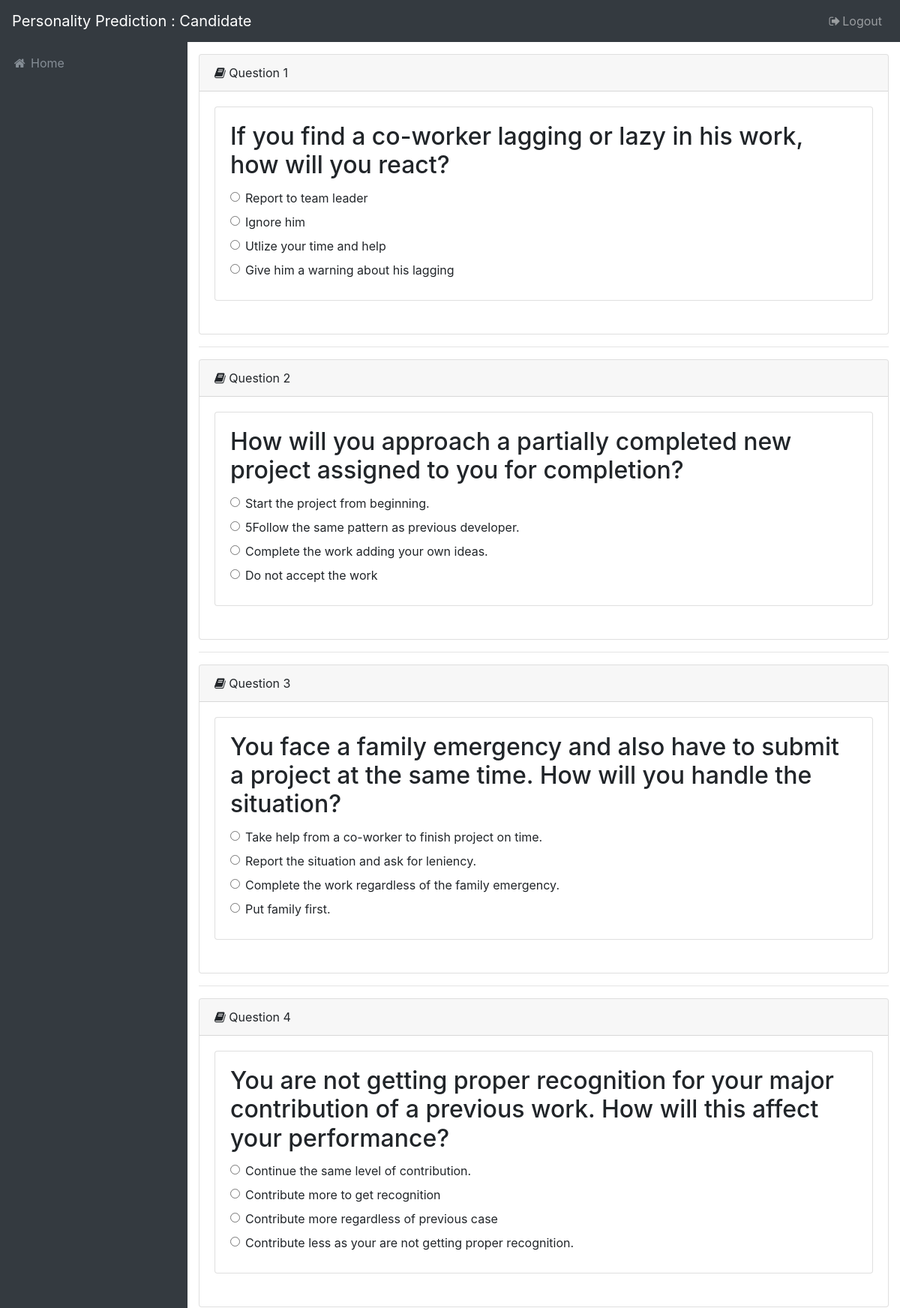
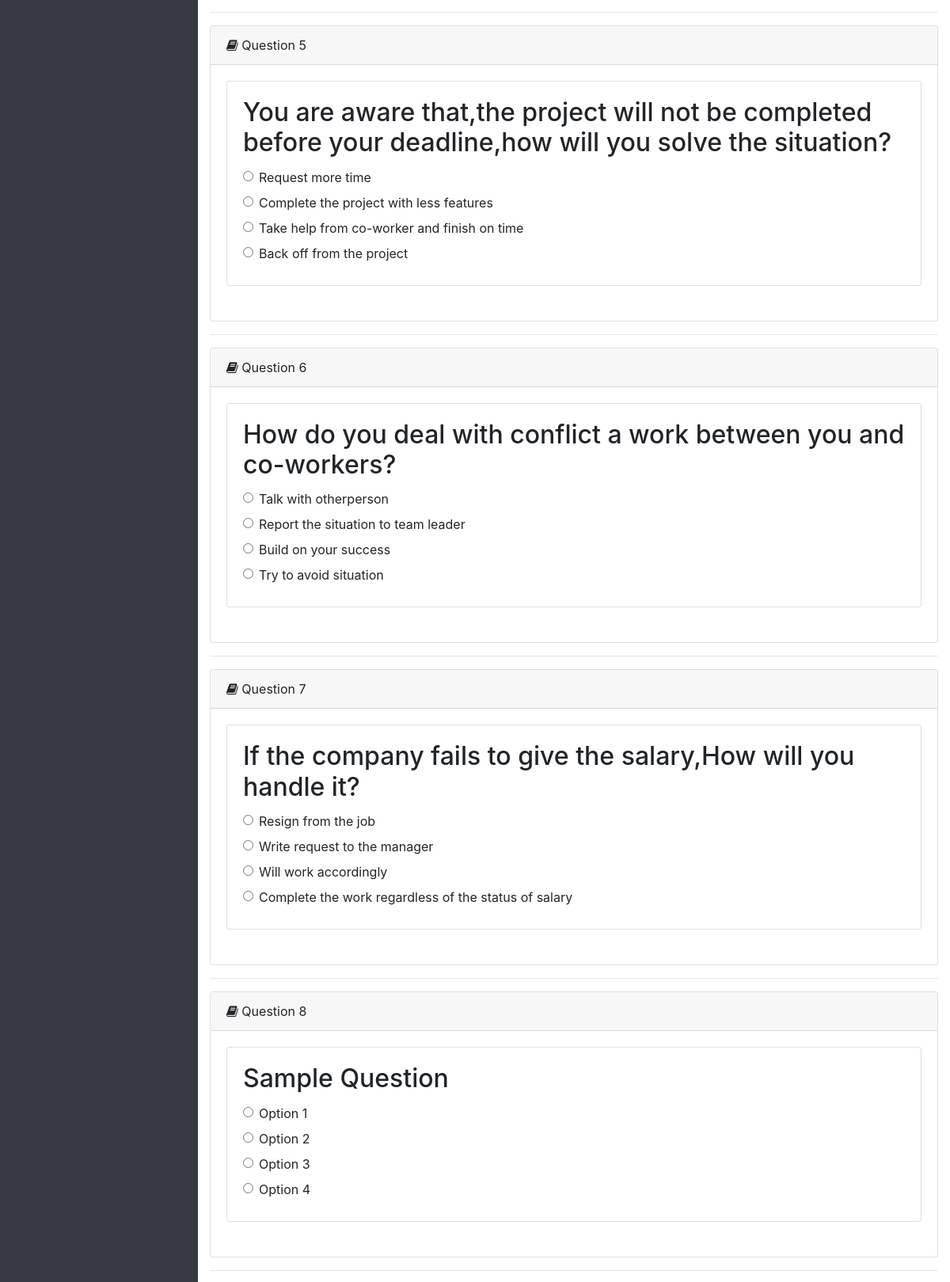
The page /attend_test.php (signed in, upper part) on the database its author committed (2 pictures, top to bottom).
### tables this page shows
CREATE TABLE `questions` (
  `question_number` int(11) NOT NULL,
  `question_id` varchar(30) NOT NULL,
  `question` text NOT NULL,
  `option_1` text NOT NULL,
  `personality_marker_1` text NOT NULL,
  `option_2` text NOT NULL,
  `personality_marker_2` text NOT NULL,
  `option_3` text NOT NULL,
  `personality_marker_3` text NOT NULL,
  `option_4` text NOT NULL,
  `personality_marker_4` text NOT NULL,
  `mark1` int(10) DEFAULT NULL,
  `mark2` int(10) DEFAULT NULL,
  `mark3` int(10) DEFAULT NULL,
  `mark4` int(10) DEFAULT NULL
);

### attend_test.php (the view, shortened to what this page needs)
<!DOCTYPE html>
<html lang="en">
<head>
  <link href="vendor/bootstrap/css/bootstrap.min.css" rel="stylesheet">
  <link href="vendor/font-awesome/css/font-awesome.min.css" rel="stylesheet" type="text/css">
  <link href="vendor/datatables/dataTables.bootstrap4.css" rel="stylesheet">
  <link href="css/sb-admin.css" rel="stylesheet">
</head>
<body class="fixed-nav sticky-footer bg-dark" id="page-top">
  <nav class="navbar navbar-expand-lg navbar-dark bg-dark fixed-top" id="mainNav">
    <a class="navbar-brand" href="candidate_home.php">Personality Prediction : Candidate</a>
    <div class="collapse navbar-collapse" id="navbarResponsive">
      <ul class="navbar-nav navbar-sidenav" id="exampleAccordion">
        <li class="nav-item" data-toggle="tooltip" data-placement="right" title="Home">
          <a class="nav-link" href="candidate_home.php">
            <i class="fa fa-fw fa-home"></i>
            <span class="nav-link-text">Home</span>
          </a>
        </li>
      </ul>
      <ul class="navbar-nav ml-auto">
        <li class="nav-item">
          <a class="nav-link" data-toggle="modal" data-target="#exampleModal">
            <i class="fa fa-fw fa-sign-out"></i>Logout</a>
        </li>
      </ul>
    </div>
  </nav>
      <div class="content-wrapper">
        <div class="container-fluid">
         <?php
			$query_count="SELECT * FROM questions";
			$query_count_run=mysql_query($query_count);
			$rowcount=mysql_num_rows($query_count_run);
			if($rowcount!=10){
				echo "Test is unavailable now, try again later.<br>Note to admin, 10 questions required to attend test.";
			}else{
            $query_get_questions="SELECT * FROM `questions` ORDER BY `question_number` ASC";
            $query_get_questions_run=mysql_query($query_get_questions);
			$i=1;
            while($result=mysql_fetch_assoc($query_get_questions_run)){
            ?>
            <form action="test_action.php" method="post">
              <div class="card mb-3">
                <div class="card-header">
                  <i class="fa fa-book"></i> Question <?php echo $result['question_number'];?>
                </div>
                <div class="card-body">
                    <div class="card mb-4">
                        <div class="card-body">
                          <h2 class="card-title"><?php echo $result['question']; ?></h2>
                          <div class="form-check">
                             <label class="form-check-label">
                               <input class="form-check-input" type="radio" name="user_answer_<?php echo $i;?>" id="exampleRadios1" value="<?php echo $result['personality_marker_1'].'@'.$result['mark1']; ?>" required>
                               <?php echo $result['option_1']; ?>
                             </label>
                          </div>
                          <div class="form-check">
                             <label class="form-check-label">
                               <input class="form-check-input" type="radio" name="user_answer_<?php echo $i;?>" id="exampleRadios1" value="<?php echo $result['personality_marker_2'].'@'.$result['mark2']; ?>" required>
                               <?php echo $result['option_2']; ?>
                             </label>
                          </div>
                          <div class="form-check">
                             <label class="form-check-label">
                               <input class="form-check-input" type="radio" name="user_answer_<?php echo $i;?>" id="exampleRadios1" value="<?php echo $result['personality_marker_3'].'@'.$result['mark3']; ?>" required>
                               <?php echo $result['option_3']; ?>
                             </label>
                          </div>
                          <div class="form-check">
                             <label class="form-check-label">
                               <input class="form-check-input" type="radio" name="user_answer_<?php echo $i;?>" id="exampleRadios1" value="<?php echo $result['personality_marker_4'].'@'.$result['mark4']; ?>" required>
                               <?php echo $result['option_4']; ?>
                             </label>
                          </div>
                          <?php $i=$i+1;?>
                        </div>
                    </div>
                </div>
              </div>
              <hr>
          <?php
            }
           ?>
         </form>
          <?php
		}
		?>
    </div>
  </div>
</body>
</html>

### css/sb-admin.css (style rules this page uses)
html { position: relative; min-height: 100%; }
body { overflow-x: hidden; }
body.sticky-footer { margin-bottom: 56px; }
body.sticky-footer .content-wrapper { min-height: calc(100vh - 56px - 56px); }
body.fixed-nav { padding-top: 56px; }
.content-wrapper { min-height: calc(100vh - 56px); padding-top: 1rem; }
#mainNav .navbar-collapse { overflow: auto; max-height: 75vh; }
#mainNav .navbar-collapse .navbar-nav .nav-item .nav-link { cursor: pointer; }
@media (min-width: 992px) { #mainNav .navbar-brand { width: 250px; } }
@media (min-width: 992px) { #mainNav .navbar-collapse { overflow: visible; max-height: none; } }
@media (min-width: 992px) { #mainNav .navbar-collapse .navbar-sidenav { position: absolute; top: 0; left: 0; overflow-x: hidden; overflow-y: auto; -webkit-flex-direction: column; -ms-flex-direction: column; flex-direction: column; margin-top: 56px; } }
@media (min-width: 992px) { #mainNav .navbar-collapse .navbar-sidenav > .nav-item { width: 250px; padding: 0; } }
@media (min-width: 992px) { #mainNav .navbar-collapse .navbar-sidenav > .nav-item > .nav-link { padding: 1em; } }
@media (min-width: 992px) { #mainNav.fixed-top .navbar-sidenav { height: calc(100vh - 112px); } }
.content-wrapper { overflow-x: hidden; background: white; }
@media (min-width: 992px) { .content-wrapper { margin-left: 250px; } }
#mainNav.navbar-dark .navbar-collapse .navbar-sidenav > .nav-item > .nav-link { color: #868e96; }
@media (min-width: 992px) { #mainNav.navbar-dark .navbar-collapse .navbar-sidenav { background: #343a40; } }

### rows shown on the page
questions: question_number "1", question "If you find a co-worker lagging or lazy in his work, how will you react?", option_1 "Report to team leader", option_2 "Ignore him", option_3 "Utlize your time and help", option_4 "Give him a warning about his lagging"
questions: question_number "2", question "How will you approach a partially completed new project assigned to you for completion?", option_1 "Start the project from beginning.", option_2 "5Follow the same pattern as previous developer.", option_3 "Complete the work adding your own ideas.", option_4 "Do not accept the work"
questions: question_number "3", question "You face a family emergency and also have to submit a project at the same time. How will you handle the situation?", option_1 "Take help from a co-worker to finish project on time.", option_2 "Report the situation and ask for leniency.", option_3 "Complete the work regardless of the family emergency.", option_4 "Put family first."
questions: question_number "4", question "You are not getting proper recognition for your major contribution of a previous work. How will this affect your performance?", option_1 "Continue the same level of contribution.", option_2 "Contribute more to get recognition", option_3 "Contribute more regardless of previous case", option_4 "Contribute less as your are not getting proper recognition."
questions: question_number "5", question "You are aware that,the project will not be completed before your deadline,how will you solve the situation?", option_1 "Request more time", option_2 "Complete the project with less features", option_3 "Take help from co-worker and finish on time", option_4 "Back off from the project"
questions: question_number "6", question "How do you deal with conflict a work between you and co-workers?", option_1 "Talk with otherperson", option_2 "Report the situation to team leader", option_3 "Build on your success", option_4 "Try to avoid situation"
questions: question_number "7", question "If the company fails to give the salary,How will you handle it?", option_1 "Resign from the job", option_2 "Write request to the manager", option_3 "Will work accordingly", option_4 "Complete the work regardless of the status of salary"
questions: question_number "8", question "Sample Question", option_1 "Option 1", option_2 "Option 2", option_3 "Option 3", option_4 "Option 4"
